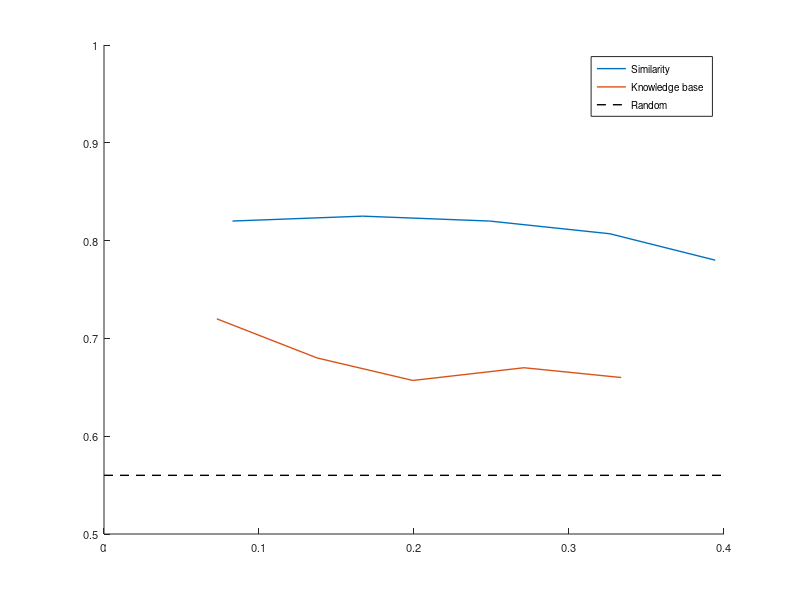

Recreate this plot in MATLAB. (Note: this script raises an error after producing the figure.)

% Precision 
P = [0.82 0.825 0.82 0.807 0.78
     0.72 0.68 0.657 0.67 0.66];

% Recall
R = repmat(100:100:500, [], 2) .* P / 989;


figure;
plot(R', P', 'LineWidth', 1);
hold on;
box off;
plot(0:0.1:0.4, ones(5,1)*0.56, 'k--', 'LineWidth', 1)
legend('Similarity', 'Knowledge base', 'Random');
set(gca, 'FontSize', 8)
axis([0 0.4 0.5 1])
prepare_figure('expt.pdf', [3.32 2.5], 'Recall', 'Precision');

P = [0.9  0.88 0.833 0.815 0.784
     0.88 0.83 0.837 0.813 0.768
     0.82 0.825 0.82 0.807 0.78
     0.79 0.74 0.7   0.68  0.67
     0.72 0.68 0.657 0.67  0.66
    ];

% Recall
R = repmat(100:100:500, [], 5) .* P / 989;

figure;
hold on;
plot(R(1,:), P(1,:), 'r', 'LineWidth', 1);
plot(R(2,:), P(2,:), 'b', 'LineWidth', 1);
plot(R(3,:), P(3,:), 'b--', 'LineWidth', 1);
plot(R(4,:), P(4,:), 'Color', [0 0.5 0], 'LineWidth', 1);
plot(R(5,:), P(5,:), '--', 'Color', [0 0.5 0], 'LineWidth', 1);
legend('Hybrid', 'Sim + Relevance', 'Similarity', 'KB + Relevance', ...
       'Knowledge base');
prepare_figure('expt2.pdf', [3.32 2.5], 'Recall', 'Precision');
set(gca, 'FontSize', 8);
axis([0 0.5 0.65 1])
prepare_figure('expt_relevance.pdf', [3.32 2.5], 'Recall', 'Precision');

